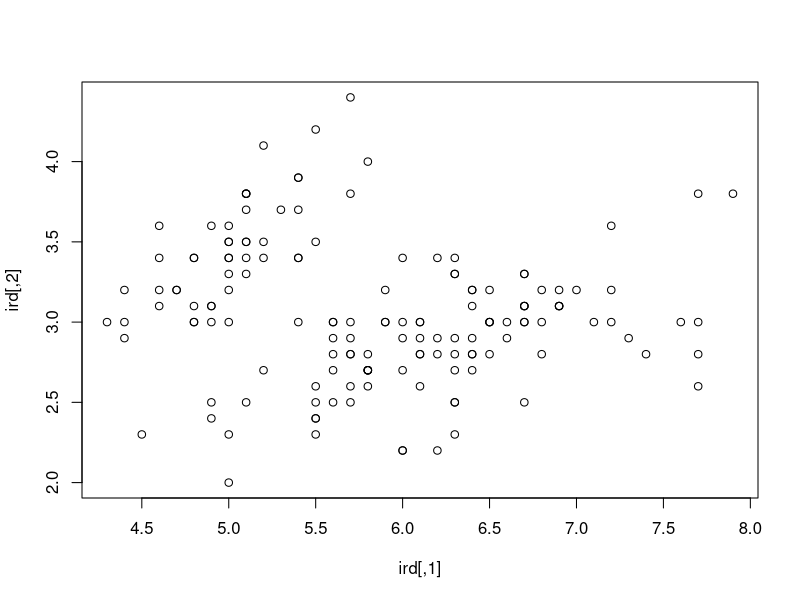
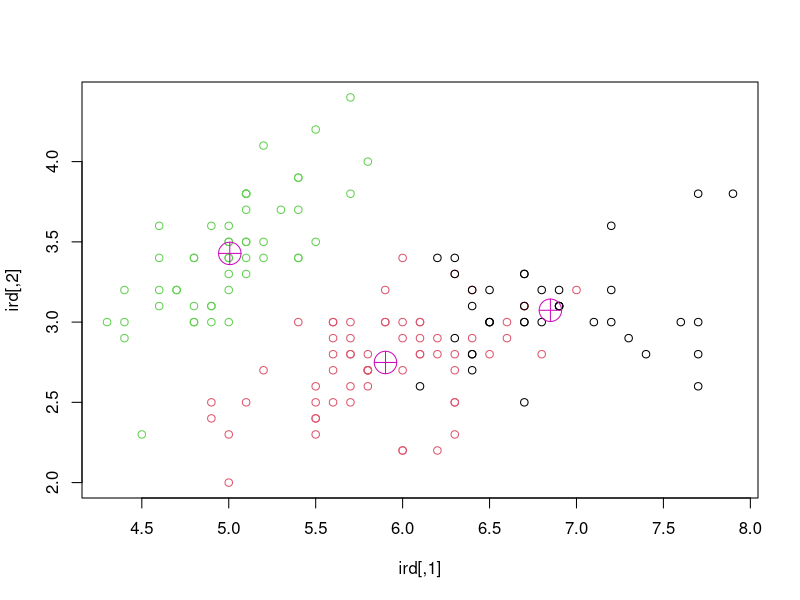

Write R code to recreate these figures, in order.
library("party")
head(iris)
summary(iris)


ird<-matrix(c(iris$Sepal.Length,iris$Sepal.Width, iris$Petal.Length,iris$Petal.Width), ncol=4)
plot(ird)
rezultaty<-kmeans(ird,3)
rezultaty
plot(ird, col=rezultaty$cluster)
points(rezultaty$centers, col=6,pch=10,cex=3)
table(rezultaty$cluster)
